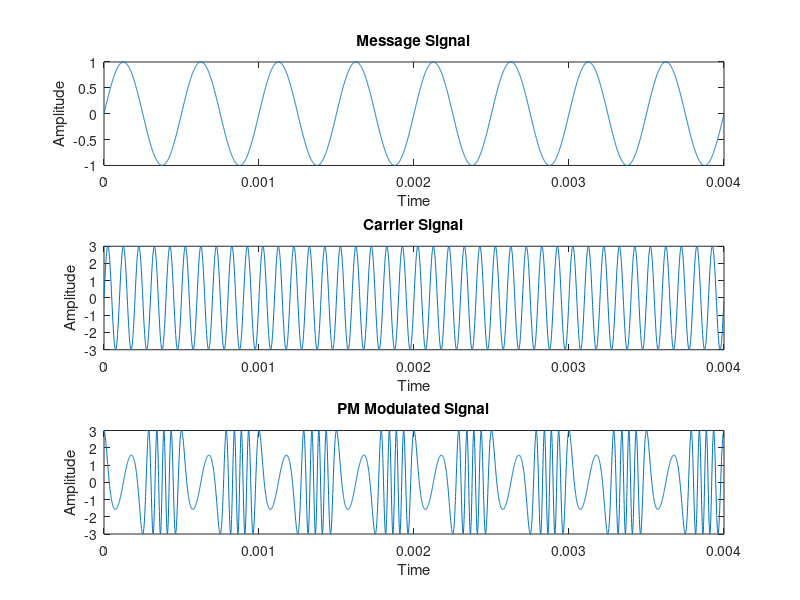
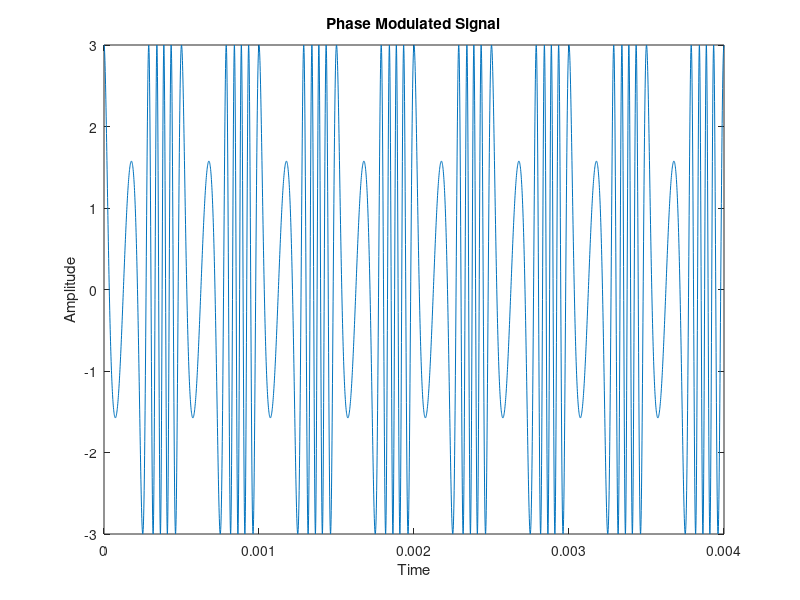

These charts were generated, in order, by the following MATLAB code: (Note: this script raises an error after producing the figures.)
clear;
clc;
close all;

Fs = 1000*1000;
T = 1/Fs;
L = 4000;
t = (0:L-1)*T;

Am = 1;
Ac = 3;
fm = 2*1000;
fc = 10*1000;
wm = 2*pi*fm;
wc = 2*pi*fc;

kp = 2*pi;

m = Am * sin(wm*t);
c = Ac * sin(wc*t);
m_ = Am * kp;
% m_ = 0.5;
x = m_ * cos(wm*t);

y = Ac * cos(wc*t + x);

figure(1);

subplot(3, 1, 1);
plot(t, m);
title('Message Signal');
xlabel('Time');
ylabel('Amplitude');

subplot(3, 1, 2);
plot(t, c);
title('Carrier Signal');
xlabel('Time');
ylabel('Amplitude');

subplot(3, 1, 3);
plot(t, y);
title('PM Modulated Signal');
xlabel('Time');
ylabel('Amplitude');

figure(2);
plot(t, y);
title('Phase Modulated Signal');
xlabel('Time');
ylabel('Amplitude');

% -------------------------------------------------

% Power calculations.
power_timedomain = sum(abs(y).^2)/length(y);

[pxx, f] = periodogram(y, hamming(length(y)), [], Fs, 'centered', 'psd');
power_freqdomain = bandpower(pxx, f, 'psd');

% -------------------------------------------------

% Frequency Spectrum
f = Fs * (-L/2:( L/2 - 1 ) )/L;

M = fftshift(fft(m));
M = abs(M/L);

figure(3);
subplot(3, 1, 1);
plot(f, M);
title('Frequency Spectrum of Message Signal');
xlabel('Frequency');
ylabel('Amplitude');

C = fftshift(fft(c));
C = abs(C/L);

subplot(3, 1, 2);
plot(f, C);
title('Frequency Spectrum of Carrier Signal');
xlabel('Frequency');
ylabel('Amplitude');

Y = fftshift(fft(y));
Y = abs(Y/L);

subplot(3, 1, 3);
plot(f, Y);
title('Frequency Spectrum of PM Modulated Signal');
xlabel('Frequency');
ylabel('Amplitude');

figure(4);
subplot(3, 1, 1);
plot(f, 10*log10(M) );
title('Frequency Spectrum of Message Signal');
xlabel('Frequency');
ylabel('Amplitude (in dB)');

C = fftshift(fft(c));
C = abs(C/L);

subplot(3, 1, 2);
plot(f, 10*log10(C) );
title('Frequency Spectrum of Carrier Signal');
xlabel('Frequency');
ylabel('Amplitude (in dB)');

Y = fftshift(fft(y));
Y = abs(Y/L);

subplot(3, 1, 3);
plot(f, 10*log10(Y) );
title('Frequency Spectrum of PM Modulated Signal');
xlabel('Frequency');
ylabel('Amplitude (in dB)');
axis([-inf inf -30 inf]);

% -------------------------------------------------

% Demodulation
wct = (1*2*pi*fc*t);
m_dms = angle(hilbert(y));
figure(7);
plot(t, m_dms);
title('Hilbert Transform');
xlabel('Time');
ylabel('Amplitude');

m_dms = unwrap(m_dms);
figure(8);
plot(t, m_dms);
title('Unwrapped Signal');
xlabel('Time');
ylabel('Amplitude');

m_dms = m_dms - wct;
figure(9);
plot(t, m_dms);
title('Demodulated Signal');
xlabel('Time');
ylabel('Amplitude');

m_dms = unwrap(angle(hilbert(y))) - wct;
figure(5);
subplot(2, 1, 1);
plot(t, m);
title('Original Message Signal');
xlabel('Time');
ylabel('Amplitude');
subplot(2, 1, 2);
plot(t, m_dms);
title('Demodulated Message Signal');
xlabel('Time');
ylabel('Amplitude');

M_dms = fftshift( fft(m_dms) );
M_dms = abs(M_dms/L);
figure(6);
subplot(2, 1, 1);
plot(f, 10*log10(M));
axis([-20*1000 20*1000 -inf inf]);
title('Frequency Spectrum of Original Message Signal');
xlabel('Frequency');
ylabel('Amplitude (in dB)');

subplot(2, 1, 2);
plot(f, 10*log10(M_dms));
axis([-20*1000 20*1000 -inf inf]);
title('Frequency Spectrum of Demodulated Message Signal');
xlabel('Frequency');
ylabel('Amplitude (in dB)');
